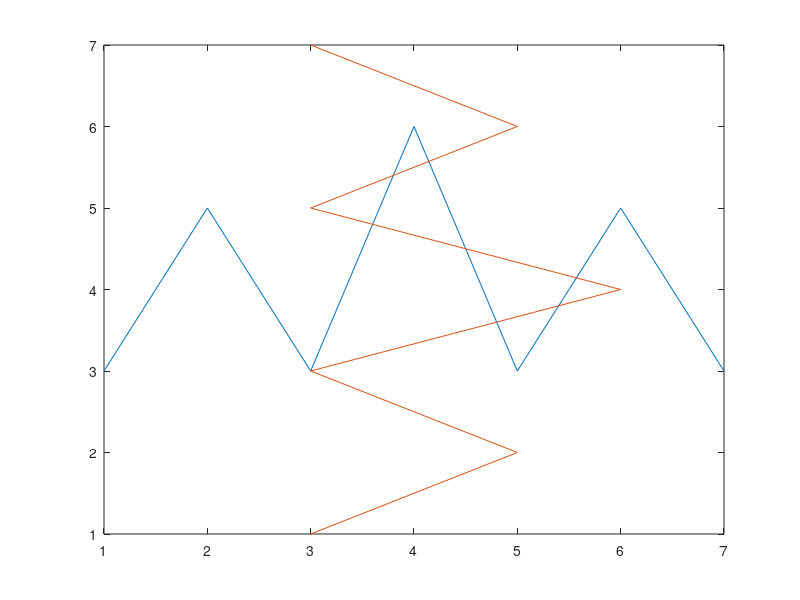

Recreate this plot in MATLAB.
M=[1 2 3 4 5 6 7; 3 5 3 6 3 5 3];
x=M(1,:);
y=M(2,:);
plot(x,y)
hold on;
R=[0 1;1 0];
RM=R*M;
x1=RM(1,:);
y1=RM(2,:);
plot(x1,y1)